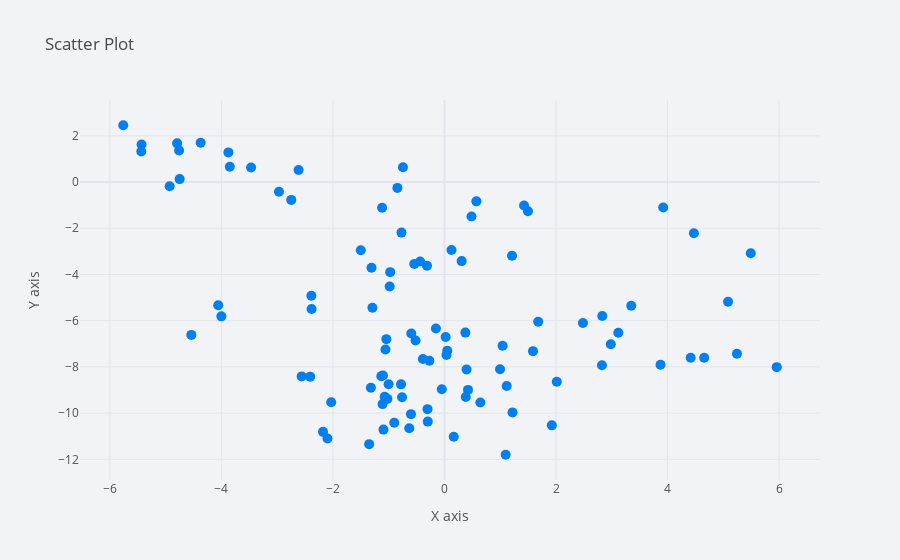

Notebook source saved alongside this figure:
### Code cell
df.iplot(x = 'a', y = 'b', mode = 'markers', size = 10, title = 'Scatter Plot', xTitle = 'X axis', yTitle = 'Y axis')
